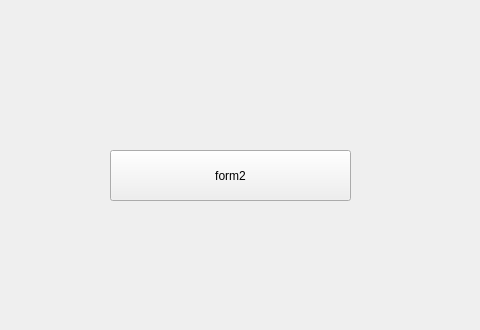
<?xml version="1.0" encoding="UTF-8"?>
<ui version="4.0">
 <class>Form</class>
 <widget class="QWidget" name="Form">
  <property name="geometry">
   <rect>
    <x>0</x>
    <y>0</y>
    <width>480</width>
    <height>330</height>
   </rect>
  </property>
  <property name="windowTitle">
   <string>Form</string>
  </property>
  <widget class="QToolButton" name="toolButton">
   <property name="geometry">
    <rect>
     <x>110</x>
     <y>150</y>
     <width>241</width>
     <height>51</height>
    </rect>
   </property>
   <property name="text">
    <string>form2</string>
   </property>
  </widget>
 </widget>
 <resources/>
 <connections/>
</ui>
